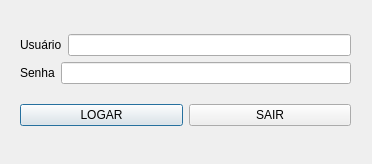
<?xml version="1.0" encoding="UTF-8"?>
<ui version="4.0">
 <class>logar</class>
 <widget class="QDialog" name="logar">
  <property name="geometry">
   <rect>
    <x>0</x>
    <y>0</y>
    <width>372</width>
    <height>164</height>
   </rect>
  </property>
  <property name="windowTitle">
   <string>Dialog</string>
  </property>
  <widget class="QWidget" name="">
   <property name="geometry">
    <rect>
     <x>20</x>
     <y>20</y>
     <width>331</width>
     <height>121</height>
    </rect>
   </property>
   <layout class="QVBoxLayout" name="verticalLayout_2">
    <item>
     <layout class="QVBoxLayout" name="verticalLayout">
      <item>
       <layout class="QHBoxLayout" name="horizontalLayout_2">
        <item>
         <widget class="QLabel" name="label">
          <property name="text">
           <string>Usuário</string>
          </property>
         </widget>
        </item>
        <item>
         <widget class="QLineEdit" name="login"/>
        </item>
       </layout>
      </item>
      <item>
       <layout class="QHBoxLayout" name="horizontalLayout">
        <item>
         <widget class="QLabel" name="label_2">
          <property name="text">
           <string>Senha</string>
          </property>
         </widget>
        </item>
        <item>
         <widget class="QLineEdit" name="senha">
          <property name="echoMode">
           <enum>QLineEdit::Password</enum>
          </property>
         </widget>
        </item>
       </layout>
      </item>
     </layout>
    </item>
    <item>
     <layout class="QHBoxLayout" name="horizontalLayout_3">
      <item>
       <widget class="QPushButton" name="btn_logar">
        <property name="text">
         <string>LOGAR</string>
        </property>
       </widget>
      </item>
      <item>
       <widget class="QPushButton" name="btn_cancelar">
        <property name="text">
         <string>SAIR</string>
        </property>
       </widget>
      </item>
     </layout>
    </item>
   </layout>
  </widget>
 </widget>
 <resources/>
 <connections/>
</ui>
